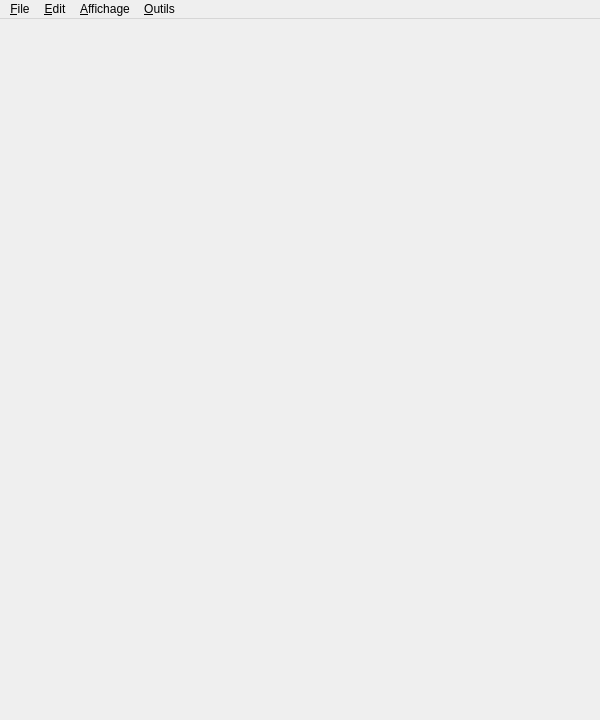
<?xml version="1.0" encoding="UTF-8"?>
<ui version="4.0">
 <class>MainWindow</class>
 <widget class="QMainWindow" name="MainWindow">
  <property name="geometry">
   <rect>
    <x>0</x>
    <y>0</y>
    <width>600</width>
    <height>720</height>
   </rect>
  </property>
  <property name="windowTitle">
   <string>MainWindow</string>
  </property>
  <widget class="QWidget" name="centralWidget"/>
  <widget class="QMenuBar" name="menuBar">
   <property name="geometry">
    <rect>
     <x>0</x>
     <y>0</y>
     <width>600</width>
     <height>21</height>
    </rect>
   </property>
   <widget class="QMenu" name="menuFile">
    <property name="title">
     <string>&amp;File</string>
    </property>
    <addaction name="actionEnregistrer_parametres"/>
    <addaction name="separator"/>
    <addaction name="actionQuit"/>
   </widget>
   <widget class="QMenu" name="menuConfig">
    <property name="title">
     <string>&amp;Edit</string>
    </property>
   </widget>
   <widget class="QMenu" name="menuAffichage">
    <property name="title">
     <string>&amp;Affichage</string>
    </property>
    <widget class="QMenu" name="menuPalmipede">
     <property name="title">
      <string>Palmipède</string>
     </property>
     <addaction name="actionEtendu"/>
     <addaction name="actionMinimal"/>
    </widget>
    <widget class="QMenu" name="menuPinip_de">
     <property name="title">
      <string>Pinipède</string>
     </property>
     <addaction name="actionTabul"/>
     <addaction name="actionEn_ligne"/>
    </widget>
    <addaction name="menuPalmipede"/>
    <addaction name="menuPinip_de"/>
   </widget>
   <widget class="QMenu" name="menuOutils">
    <property name="title">
     <string>&amp;Outils</string>
    </property>
    <addaction name="separator"/>
    <addaction name="actionOptions"/>
   </widget>
   <addaction name="menuFile"/>
   <addaction name="menuConfig"/>
   <addaction name="menuAffichage"/>
   <addaction name="menuOutils"/>
  </widget>
  <action name="actionTabbed">
   <property name="checkable">
    <bool>true</bool>
   </property>
   <property name="text">
    <string>Tabbed</string>
   </property>
  </action>
  <action name="actionMixed">
   <property name="checkable">
    <bool>true</bool>
   </property>
   <property name="text">
    <string>Mixed</string>
   </property>
  </action>
  <action name="actionMono">
   <property name="checkable">
    <bool>true</bool>
   </property>
   <property name="text">
    <string>Mono</string>
   </property>
  </action>
  <action name="actionQuit">
   <property name="text">
    <string>Quit</string>
   </property>
  </action>
  <action name="actionOptions">
   <property name="text">
    <string>Options</string>
   </property>
  </action>
  <action name="actionEnregistrer_parametres">
   <property name="text">
    <string>Enregistrer parametres</string>
   </property>
  </action>
  <action name="actionEtendu">
   <property name="checkable">
    <bool>true</bool>
   </property>
   <property name="checked">
    <bool>true</bool>
   </property>
   <property name="text">
    <string>Etendu</string>
   </property>
  </action>
  <action name="actionMinimal">
   <property name="checkable">
    <bool>true</bool>
   </property>
   <property name="text">
    <string>Minimal</string>
   </property>
  </action>
  <action name="actionTabul">
   <property name="text">
    <string>Tabulé</string>
   </property>
  </action>
  <action name="actionEn_ligne">
   <property name="text">
    <string>En ligne</string>
   </property>
  </action>
 </widget>
 <layoutdefault spacing="6" margin="11"/>
 <resources/>
 <connections/>
</ui>
